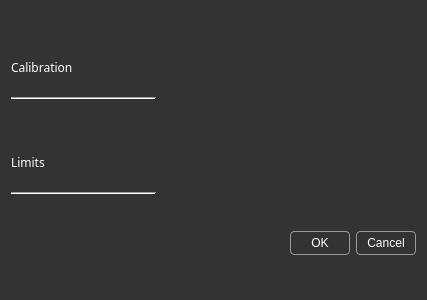
<?xml version="1.0" encoding="UTF-8"?>
<ui version="4.0">
 <class>CalibrateDialog</class>
 <widget class="QDialog" name="CalibrateDialog">
  <property name="geometry">
   <rect>
    <x>0</x>
    <y>0</y>
    <width>427</width>
    <height>300</height>
   </rect>
  </property>
  <property name="font">
   <font>
    <family>Share Tech Mono</family>
   </font>
  </property>
  <property name="windowTitle">
   <string>Set calibration coef. dialog</string>
  </property>
  <property name="styleSheet">
   <string notr="true">QDialog {
	background: rgb(51,51,51);
}
QLabel {
	color: #fff;
}

QPushButton {
	color: rgb(255, 255, 255);
	background-color: rgb(51, 51, 51);
	border: 1px solid #999999;
	border-radius: 4px;
	padding: 4px;
	width: 50px
}</string>
  </property>
  <property name="modal">
   <bool>true</bool>
  </property>
  <layout class="QGridLayout" name="gridLayout">
   <item row="7" column="0" colspan="3">
    <layout class="QVBoxLayout" name="limitsLayout"/>
   </item>
   <item row="1" column="0">
    <widget class="QLabel" name="calibrationLabel">
     <property name="sizePolicy">
      <sizepolicy hsizetype="Minimum" vsizetype="Minimum">
       <horstretch>0</horstretch>
       <verstretch>0</verstretch>
      </sizepolicy>
     </property>
     <property name="minimumSize">
      <size>
       <width>0</width>
       <height>30</height>
      </size>
     </property>
     <property name="maximumSize">
      <size>
       <width>16777215</width>
       <height>30</height>
      </size>
     </property>
     <property name="styleSheet">
      <string notr="true">color: rgb(255, 255, 255);
font: 18pt &quot;Share Tech Mono&quot;;</string>
     </property>
     <property name="text">
      <string>Calibration</string>
     </property>
     <property name="alignment">
      <set>Qt::AlignBottom|Qt::AlignLeading|Qt::AlignLeft</set>
     </property>
    </widget>
   </item>
   <item row="8" column="0" colspan="3">
    <widget class="QDialogButtonBox" name="buttonBox">
     <property name="sizePolicy">
      <sizepolicy hsizetype="Expanding" vsizetype="Fixed">
       <horstretch>0</horstretch>
       <verstretch>0</verstretch>
      </sizepolicy>
     </property>
     <property name="minimumSize">
      <size>
       <width>347</width>
       <height>55</height>
      </size>
     </property>
     <property name="standardButtons">
      <set>QDialogButtonBox::Cancel|QDialogButtonBox::Ok</set>
     </property>
    </widget>
   </item>
   <item row="6" column="0">
    <widget class="Line" name="limitsLine">
     <property name="sizePolicy">
      <sizepolicy hsizetype="Fixed" vsizetype="Fixed">
       <horstretch>0</horstretch>
       <verstretch>0</verstretch>
      </sizepolicy>
     </property>
     <property name="minimumSize">
      <size>
       <width>145</width>
       <height>0</height>
      </size>
     </property>
     <property name="orientation">
      <enum>Qt::Horizontal</enum>
     </property>
    </widget>
   </item>
   <item row="2" column="0">
    <widget class="Line" name="calibrationLine">
     <property name="sizePolicy">
      <sizepolicy hsizetype="Fixed" vsizetype="Fixed">
       <horstretch>0</horstretch>
       <verstretch>0</verstretch>
      </sizepolicy>
     </property>
     <property name="minimumSize">
      <size>
       <width>145</width>
       <height>0</height>
      </size>
     </property>
     <property name="orientation">
      <enum>Qt::Horizontal</enum>
     </property>
    </widget>
   </item>
   <item row="3" column="0" colspan="3">
    <layout class="QVBoxLayout" name="calibrationLayout">
     <property name="spacing">
      <number>6</number>
     </property>
    </layout>
   </item>
   <item row="1" column="1" colspan="2">
    <spacer name="horizontalSpacer">
     <property name="orientation">
      <enum>Qt::Horizontal</enum>
     </property>
     <property name="sizeType">
      <enum>QSizePolicy::Expanding</enum>
     </property>
     <property name="sizeHint" stdset="0">
      <size>
       <width>40</width>
       <height>20</height>
      </size>
     </property>
    </spacer>
   </item>
   <item row="5" column="1" colspan="2">
    <spacer name="horizontalSpacer_2">
     <property name="orientation">
      <enum>Qt::Horizontal</enum>
     </property>
     <property name="sizeHint" stdset="0">
      <size>
       <width>40</width>
       <height>20</height>
      </size>
     </property>
    </spacer>
   </item>
   <item row="5" column="0">
    <widget class="QLabel" name="limitsLabel">
     <property name="sizePolicy">
      <sizepolicy hsizetype="Minimum" vsizetype="Minimum">
       <horstretch>0</horstretch>
       <verstretch>0</verstretch>
      </sizepolicy>
     </property>
     <property name="minimumSize">
      <size>
       <width>0</width>
       <height>30</height>
      </size>
     </property>
     <property name="maximumSize">
      <size>
       <width>16777215</width>
       <height>30</height>
      </size>
     </property>
     <property name="styleSheet">
      <string notr="true">color: rgb(255, 255, 255);
font: 18pt &quot;Share Tech Mono&quot;;</string>
     </property>
     <property name="text">
      <string>Limits</string>
     </property>
     <property name="alignment">
      <set>Qt::AlignBottom|Qt::AlignLeading|Qt::AlignLeft</set>
     </property>
    </widget>
   </item>
   <item row="4" column="0">
    <spacer name="verticalSpacer">
     <property name="orientation">
      <enum>Qt::Vertical</enum>
     </property>
     <property name="sizeType">
      <enum>QSizePolicy::Fixed</enum>
     </property>
     <property name="sizeHint" stdset="0">
      <size>
       <width>20</width>
       <height>20</height>
      </size>
     </property>
    </spacer>
   </item>
   <item row="0" column="0">
    <spacer name="verticalSpacer_2">
     <property name="orientation">
      <enum>Qt::Vertical</enum>
     </property>
     <property name="sizeType">
      <enum>QSizePolicy::Fixed</enum>
     </property>
     <property name="sizeHint" stdset="0">
      <size>
       <width>20</width>
       <height>20</height>
      </size>
     </property>
    </spacer>
   </item>
  </layout>
 </widget>
 <resources/>
 <connections/>
</ui>
